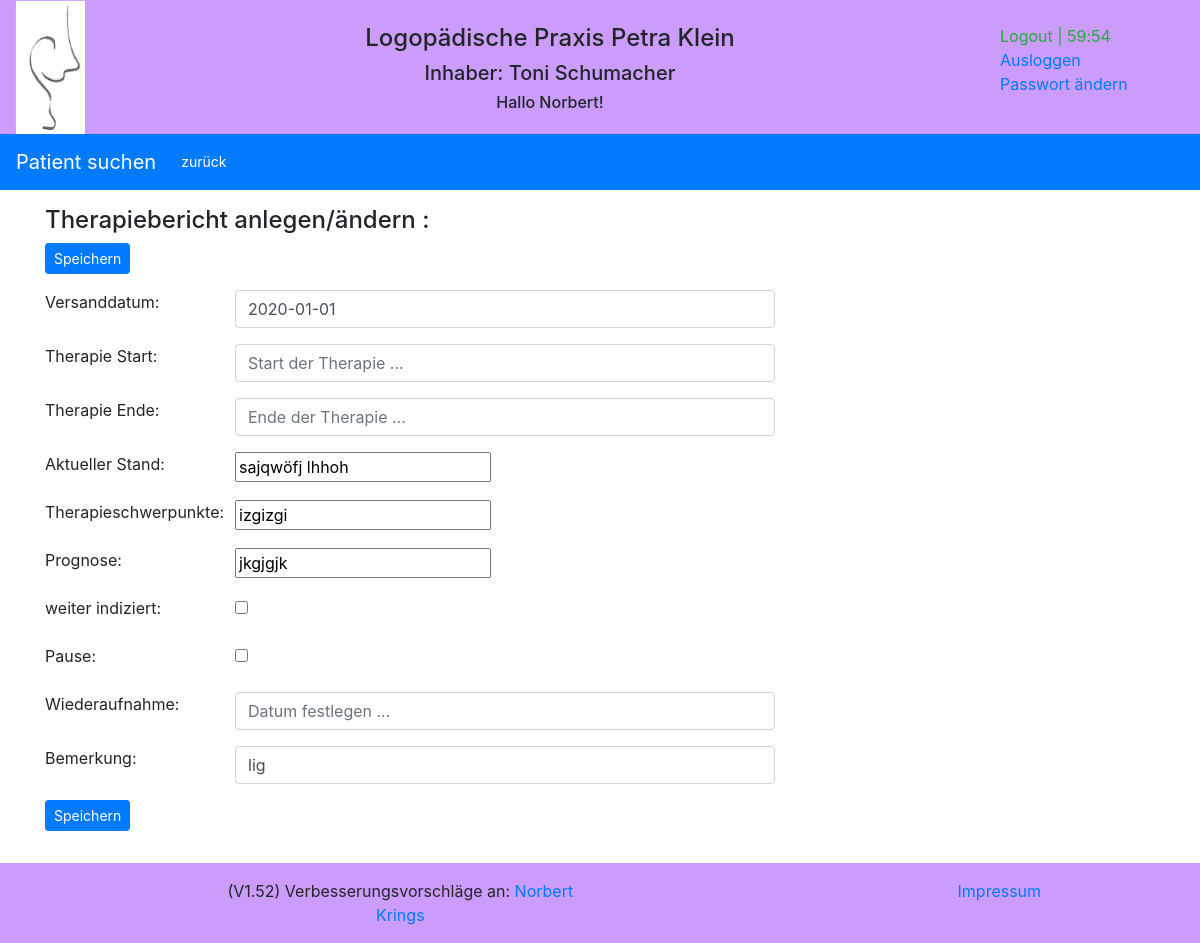
The app's page /reports/edit/therapy_report/5/ (signed in), older data.
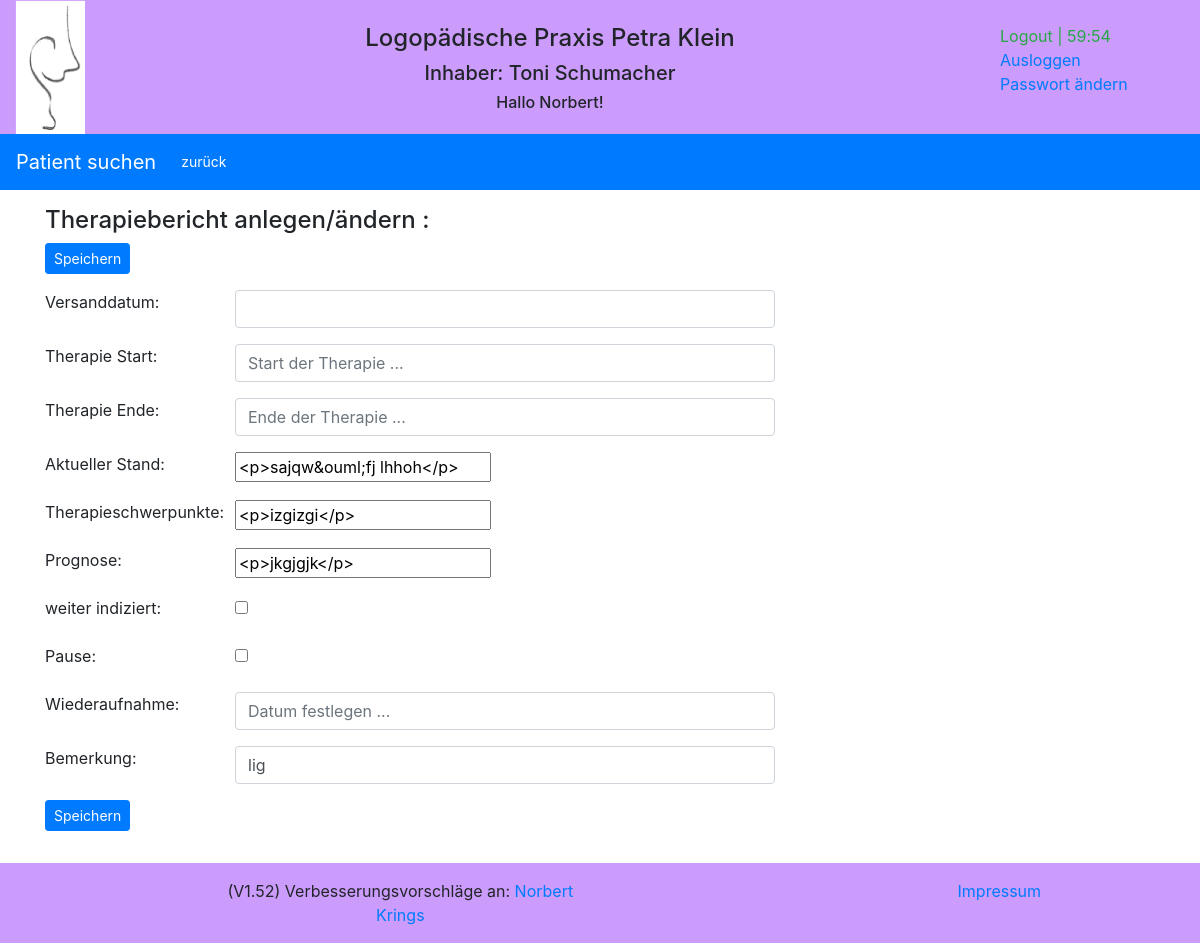
The same page, newer data.
### reports/models.py (models this page shows, shortened)
class Therapy_report(models.Model):
    report_date = models.DateField(blank=True, default='', null=True, auto_now=False, auto_now_add=False)
    therapy_start = models.DateField(blank=True, default=None, null=True, auto_now=False, auto_now_add=False)
    therapy_end = models.DateField(blank=True, default=None, null=True, auto_now=False, auto_now_add=False)
    therapy_current_result = RichTextField()
    therapy_emphases = RichTextField()
    therapy_forecast = RichTextField()
    therapy_indicated = models.BooleanField(default=False)
    therapy_break = models.BooleanField(default=False)
    therapy_break_date = models.DateField(blank=True, default='', null=True, auto_now=False, auto_now_add=False)
    therapy_comment = models.CharField(max_length=50, default='')
    therapy = models.ForeignKey(Therapy, on_delete=models.CASCADE)

### reports/views.py (the view)
# urls.py: path('edit/therapy_report/<id>/', views.edit_therapy_report, name='edit_therapy_report'),
@login_required
def edit_therapy_report(request, id=None):
    request.session.set_expiry(settings.SESSION_EXPIRE_SECONDS)
    item = get_object_or_404(Therapy_report, id=id)
    form = TherapyReportForm(request.POST or None, instance=item)
    if form.is_valid():
        form.save()
        logger.info('{:>2}'.format(request.user.id) + ' edit_therapy_report: Therapiebericht ändern mit ID: ' + str(id))
        return redirect('/reports/therapy/' + str(item.therapy_id) + '/?window=4')
    logger.debug('edit_therapy_report: Therapybericht anlegen mit ID: ' + id)
    return render(request, 'reports/therapy_report_form.html', {'form': form})

### reports/templates/reports/therapy_report_form.html (shortened to what the changed rows need)
{% extends "base.html" %}
{% block extrahead %}
    {% load static %}
    <link rel="stylesheet" href="{% static 'reports/style_e2.css' %}">
{% endblock %}
{% block content %}
<content>
    <form method="POST" enctype="multipart/form-data" action="">
    <div class="container">
        {% if request.user.groups.all.0.name == 'Leitung' %}
        <div class="form-group row">
            <label for="{{ form.report_date.id_for_label }}" class="col-sm-2 control-label">Versanddatum: </label>
            <div class="col-sm-6">
                {{ form.report_date }}
            </div>
        </div>
        {% else %}
            {% if form.report_date %}
                     <input type="hidden" id="id_report_date" name="report_date" value="{{ form.report_date.value|date:'d.m.Y' }}">
            {% else %}
                     <input type="hidden" id="id_report_date" name="report_date">
             {% endif %}
        {% endif %}
        <div class="form-group row">
            <div class="col-sm-6">
                {{ form.therapy_start }}
            </div>
        </div>
        <div class="form-group row">
            <div class="col-sm-6">
                {{ form.therapy_end }}
            </div>
        </div>
        <div class="form-group row">
            <div class="col-sm-9">
                {{ form.therapy_current_result }}
            </div>
        </div>
        <div class="form-group row">
            <div class="col-sm-9">
                {{ form.therapy_emphases }}
            </div>
        </div>
        <div class="form-group row">
            <div class="col-sm-9">
                {{ form.therapy_forecast }}
            </div>
        </div>
        <div class="form-group row">
            <div class="col-sm-6">
                {{ form.therapy_indicated }}
            </div>
        </div>
        <div class="form-group row">
            <div class="col-sm-6">
                {{ form.therapy_break }}
            </div>
        </div>
        <div class="form-group row">
            <div class="col-sm-6">
                {{ form.therapy_break_date }}
            </div>
        </div>
        <div class="form-group row">
            <div class="col-sm-6">
                {{ form.therapy_comment }}
            </div>
        </div>
    </div>
</form>
</content>
{% endblock %}

Row changes from the older to the newer data that the page shows:
changed Therapy_report "lig": report_date "2020-01-01" → (not shown); therapy_current_result "sajqwöfj lhhoh" → "<p>sajqw&ouml;fj lhhoh</p>"; therapy_emphases "izgizgi" → "<p>izgizgi</p>"; therapy_forecast "jkgjgjk" → "<p>jkgjgjk</p>"
